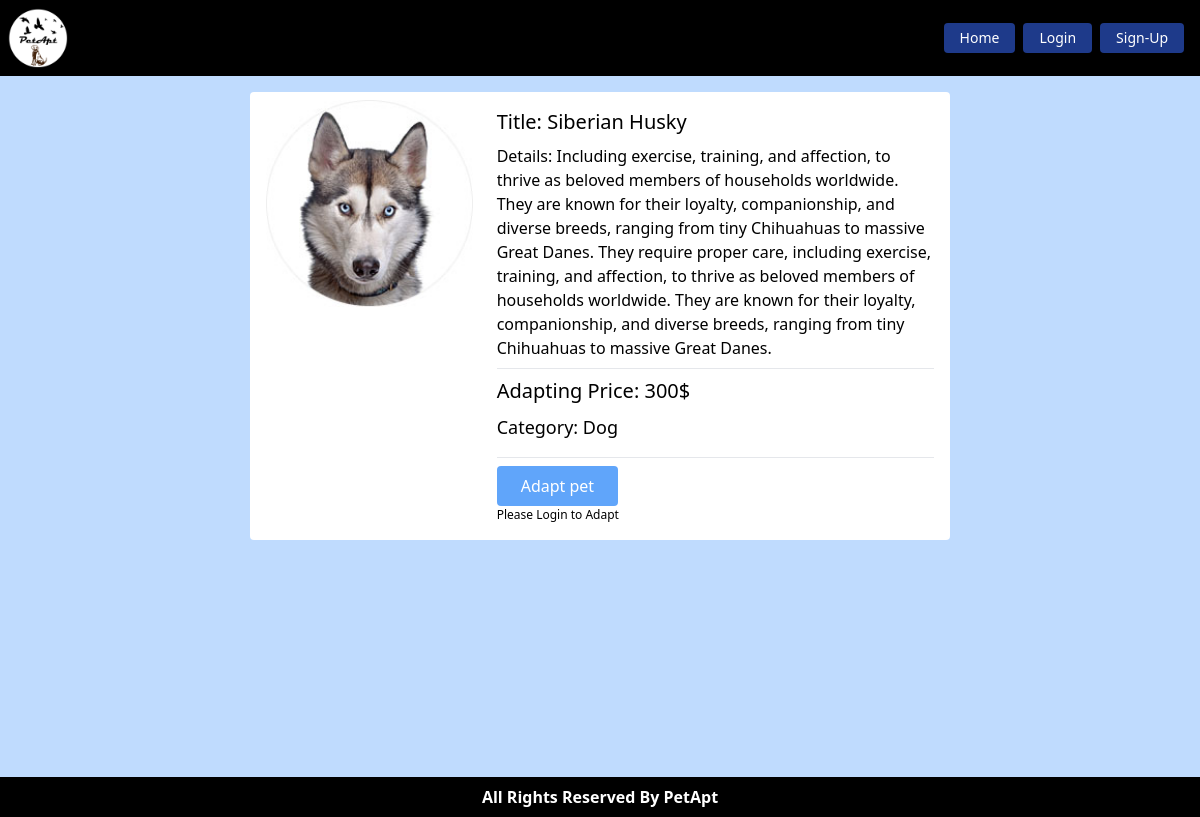
Page /pets/pet-details/1 on the committed database.
### Pets/models.py (models this page shows, shortened)
class Pet(models.Model):
    image = models.ImageField(upload_to='pets/media/images/')
    title = models.CharField(max_length = 40)
    description = models.TextField()
    adapt_price = models.IntegerField()
    category = models.ForeignKey(PetCategory, on_delete=models.CASCADE)

class PetCategory(models.Model):
    name = models.CharField(max_length=30)
    slug = models.SlugField(max_length=80)
    def __str__(self):
        return self.name

### Pets/views.py (the view, shortened to what this page needs)
# urls.py: path('pet-details/<int:id>', PetDetails.as_view(), name='petDetails')
class PetDetails(DetailView):
    model = Pet
    template_name = 'pet.html'
    pk_url_kwarg = 'id'
    def get_context_data(self, **kwargs):
        context = super().get_context_data(**kwargs)
        all_feedback = self.object.feedbacks.all()
        review_form = FeedbackForm()
        context['reviews'] = all_feedback
        context['review_form'] = review_form
        return context

### Pets/templates/pet.html (shortened to what this page needs)
{% extends 'base.html' %}
{% load static %}
{% block content %}
<div class="pet-card pt-2 m-auto bg-white rounded p-4" style="max-width: 700px;">
    <div class="md:grid grid-cols-3 gap-6">
        <div>
            <img src={{pet.image.url}} alt="pet" class="w-full">
        </div>
        <div class="col-span-2">
            <p class="text-xl py-2">Title: {{pet.title}}</p>
            <p><span class="text-sky-600">Details:</span> {{pet.description}}</p>
            <hr class="my-2">
            <p class="text-xl pb-2">Adapting Price: {{pet.adapt_price}}$</p>
            <p class="text-lg pb-2">Category: {{pet.category}}</p>
            <hr class="my-2">
            {% if user.is_authenticated %}
            <a href="{% url 'adaptpet' pet.id %}"
                class="rounded text-white hover:bg-green-500 border bg-green-400 px-6 py-2 inline-block">
                Adapt pet
            </a>
            {% else %}
            <button class="rounded text-white bg-blue-400 px-6 py-2 inline-block">Adapt
                pet
            </button>
            <p style="font-size: 12px;">Please Login to Adapt</p>
            {% endif %}
        </div>
    </div>
</div>
{% endblock %}

### rows in the picture
Pet: image (picture), title "Siberian Husky", description "Including exercise, training, and affection, to thrive as beloved members of households worldwide. They are known for their loyalty, companionship, and diverse breeds, ranging from tiny Chihuahuas to massive Great Danes. They require proper care, including exercise, training, and affection, to thrive as beloved members of households worldwide. They are known for their loyalty, companionship, and diverse breeds, ranging from tiny Chihuahuas to massive Great Danes.", adapt_price "300", category "Dog"
